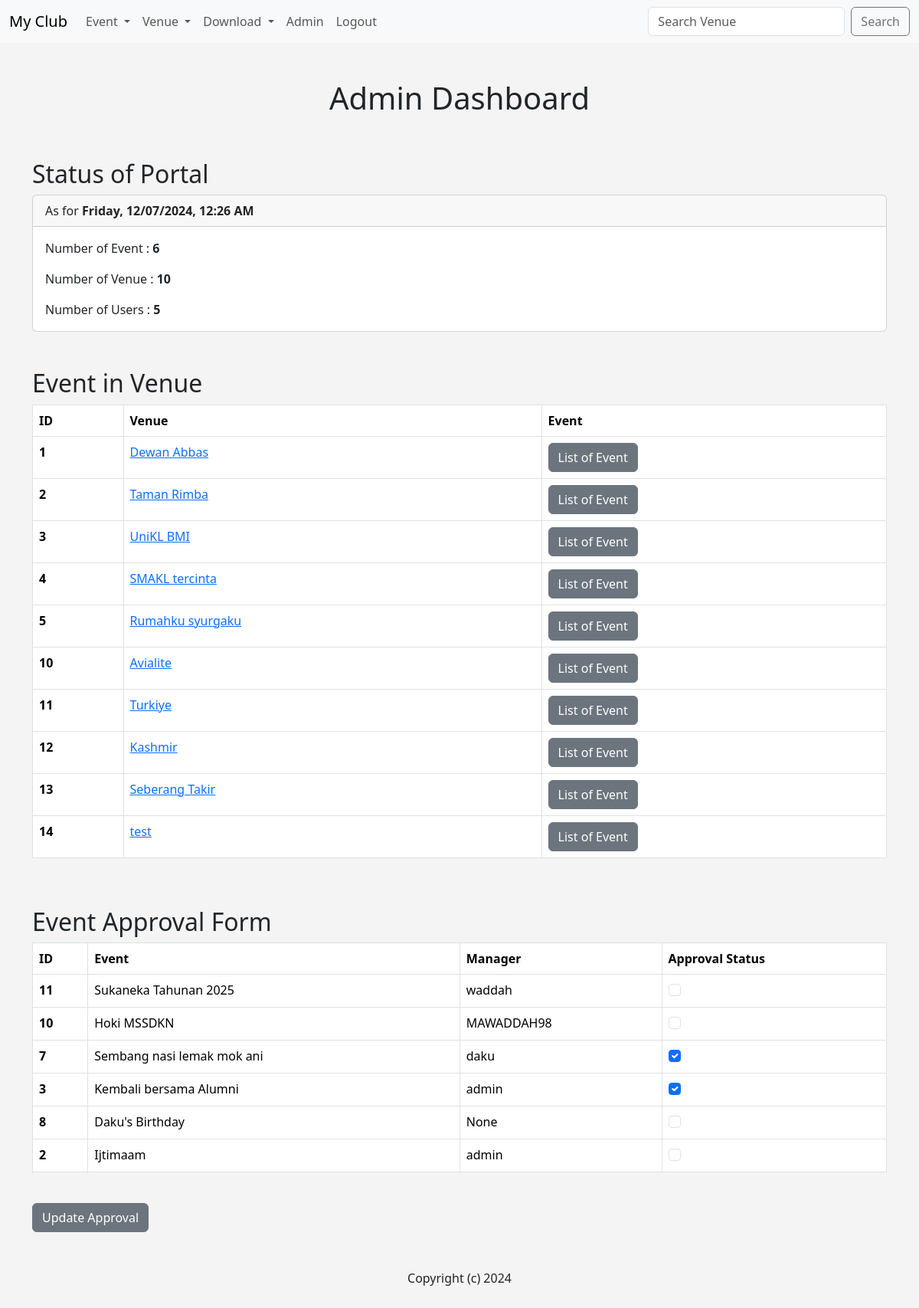
Screenshot of /admin_approval (signed in) with the database file from the repository.
### events/models.py (models this page shows, shortened)
class Venue(models.Model):
    name = models.CharField('Venue Name', max_length=120)
    address = models.CharField(max_length=300)
    zip_code = models.CharField('Zip Code', max_length=15)
    phone = models.CharField('Contact Phone', max_length=25, blank=True)
    web = models.URLField('Website Address', blank=True )
    email_address = models.EmailField('Email Address', blank=True)
    owner = models.IntegerField('Venue Owner',  blank=True, default= 1)
    venue_image = models.ImageField(null=True, blank=True, upload_to="images/")
    def __str__(self):
        return self.name

class Event(models.Model):
    name = models.CharField('Event Name', max_length=120)
    event_date = models.DateTimeField('Event Date')
    venue = models.ForeignKey(Venue, blank=True, null=True, on_delete=models.CASCADE)
    manager = models.ForeignKey(User, blank=True, null=True, on_delete=models.SET_NULL)
    description = models.TextField(blank=True)
    attendies = models.ManyToManyField(MyClubUser, blank=True)
    approved = models.BooleanField('Approved', default=False)
    def __str__(self):
        return self.name

### events/views.py (the view)
# urls.py: path('admin_approval', views.admin_approval, name="admin_approval"),
def admin_approval(request):
    venue_list = Venue.objects.all()
    event_count = Event.objects.all().count()
    venue_count = Venue.objects.all().count()
    user_count = User.objects.all().count()
    now = datetime.now()
    time = now.strftime('%A, %d/%m/%Y, %I:%M %p')
    event_list = Event.objects.all().order_by('-event_date')
    if request.user.is_superuser:
        if request.method == 'POST':
            id_list = request.POST.getlist('boxes')
            event_list.update(approved=False)
            for x in id_list:
                Event.objects.filter(pk=int(x)).update(approved=True)
            messages.success(request, ("Event Approval Has Been Updated!"))
            return redirect('all_events')
        else:
            return render(request, 'events/admin_approval.html', {
            "event_list" : event_list,
            "event_count" : event_count,
            "venue_count" : venue_count,
            "user_count" : user_count,
            "time" : time,
            "venue_list" : venue_list
        })
    else:
        messages.success(request, ("You Are Not Authorised To View This Page."))
        return redirect('home')
    return render(request, 'events/admin_approval.html', {
    })

### events/templates/events/admin_approval.html (shortened to what this page needs)
{% extends 'events/base.html' %}
{% block content %}
{% if user.is_authenticated %}
<center>
    <h1>Admin Dashboard </h1>
</center>
<br><br>
<h2>Status of Portal</h2>
<div class="card">
    <div class="card-header">
        As for <strong>{{ time }}</strong>
    </div>
    <div class="card-body">
      <p class="card-text">Number of Event : <strong>{{ event_count }}</strong></p>
      <p class="card-text">Number of Venue : <strong>{{ venue_count }}</strong></p>
      <p class="card-text">Number of Users : <strong>{{ user_count }}</strong></p>
    </div>
  </div>
<br><br>
<h2>Event in Venue</h2>
<form action="" method="POST">
<table class="table table-hover table-bordered">
    <thead>
      <tr>
        <th scope="col">ID</th>
        <th scope="col">Venue</th>
        <th scope="col">Event</th>
      </tr>
    </thead>
    <tbody>
      <tr>
        {% for venue in venue_list%}
        <th scope="row">{{ venue.id }}</th>
        <td>
            <a href="{% url 'show_venue' venue.id %}">{{ venue }}</a>
        </td>
        <td>
            <a href="{% url 'venue_events' venue.id %}" class="btn btn-secondary">List of Event</a>
        </td>
      </tr>
      <tr>
    </tbody>
    {% endfor %}
  </table>
  <br><br>
<h2>Event Approval Form</h2>
<form action="" method="POST">
<table class="table table-hover table-bordered">
    <thead>
      <tr>
        <th scope="col">ID</th>
        <th scope="col">Event</th>
        <th scope="col">Manager</th>
        <th scope="col">Approval Status</th>
      </tr>
    </thead>
    {% for event in event_list%}
    <tbody>
      <tr>
        <th scope="row">{{ event.id }}</th>
        <td>{{ event }}</td>
        <td>{{ event.manager }}</td>
        <td>{% if event.approved %}
                <div class="form-check">
                    <input class="form-check-input" type="checkbox" value={{event.id}} checked="checked" name="boxes">
                </div>
            {% else %}
                <div class="form-check">
                    <input class="form-check-input" type="checkbox" value={{event.id}} name="boxes">
                </div>
            {% endif %}
        </td>
      </tr>
    </tbody>
    {% endfor %}
  </table>
  <br>
  <button class="btn btn-secondary" type="submit">Update Approval</button>
{% endif %}
<br><br><br>
{% endblock%}

### events/templates/events/base.html (style rules this page uses)
body { background: #f4f4f4; }

### rows the page displays
Venue: id "1", name "Dewan Abbas"
Venue: id "2", name "Taman Rimba"
Venue: id "3", name "UniKL BMI"
Venue: id "4", name "SMAKL tercinta"
Venue: id "5", name "Rumahku syurgaku"
Venue: id "10", name "Avialite"
Venue: id "11", name "Turkiye"
Venue: id "12", name "Kashmir"
Venue: id "13", name "Seberang Takir"
Venue: id "14", name "test"
Event: id "11", name "Sukaneka Tahunan 2025", manager "waddah"
Event: id "10", name "Hoki MSSDKN", manager "MAWADDAH98"
Event: id "7", name "Sembang nasi lemak mok ani", manager "daku"
Event: id "3", name "Kembali bersama Alumni", manager "admin"
Event: id "8", name "Daku's Birthday", manager "None"
Event: id "2", name "Ijtimaam", manager "admin"

### other values shown
{{ event_count }} "6"
{{ venue_count }} "10"
{{ user_count }} "5"
